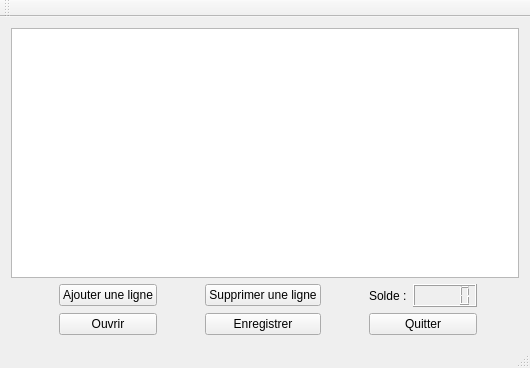
<?xml version="1.0" encoding="UTF-8"?>
<ui version="4.0">
 <class>Accounting</class>
 <widget class="QMainWindow" name="Accounting">
  <property name="geometry">
   <rect>
    <x>0</x>
    <y>0</y>
    <width>530</width>
    <height>368</height>
   </rect>
  </property>
  <property name="windowTitle">
   <string>Accounting</string>
  </property>
  <widget class="QWidget" name="centralWidget">
   <layout class="QVBoxLayout" name="verticalLayout">
    <item>
     <layout class="QGridLayout" name="gridLayout">
      <item row="3" column="5">
       <spacer name="horizontalSpacer_3">
        <property name="orientation">
         <enum>Qt::Horizontal</enum>
        </property>
        <property name="sizeHint" stdset="0">
         <size>
          <width>40</width>
          <height>20</height>
         </size>
        </property>
       </spacer>
      </item>
      <item row="2" column="2">
       <widget class="QPushButton" name="addLine">
        <property name="text">
         <string>Ajouter une ligne</string>
        </property>
       </widget>
      </item>
      <item row="3" column="2">
       <widget class="QPushButton" name="open">
        <property name="text">
         <string>Ouvrir</string>
        </property>
       </widget>
      </item>
      <item row="2" column="4">
       <widget class="QPushButton" name="deleteLine">
        <property name="text">
         <string>Supprimer une ligne</string>
        </property>
       </widget>
      </item>
      <item row="3" column="1">
       <spacer name="horizontalSpacer">
        <property name="orientation">
         <enum>Qt::Horizontal</enum>
        </property>
        <property name="sizeHint" stdset="0">
         <size>
          <width>40</width>
          <height>20</height>
         </size>
        </property>
       </spacer>
      </item>
      <item row="3" column="8">
       <spacer name="horizontalSpacer_4">
        <property name="orientation">
         <enum>Qt::Horizontal</enum>
        </property>
        <property name="sizeHint" stdset="0">
         <size>
          <width>40</width>
          <height>20</height>
         </size>
        </property>
       </spacer>
      </item>
      <item row="3" column="4">
       <widget class="QPushButton" name="save">
        <property name="text">
         <string>Enregistrer</string>
        </property>
       </widget>
      </item>
      <item row="2" column="7">
       <widget class="QLCDNumber" name="sold"/>
      </item>
      <item row="3" column="3">
       <spacer name="horizontalSpacer_2">
        <property name="orientation">
         <enum>Qt::Horizontal</enum>
        </property>
        <property name="sizeHint" stdset="0">
         <size>
          <width>40</width>
          <height>20</height>
         </size>
        </property>
       </spacer>
      </item>
      <item row="2" column="6">
       <widget class="QLabel" name="label">
        <property name="text">
         <string>Solde :</string>
        </property>
       </widget>
      </item>
      <item row="2" column="1">
       <spacer name="horizontalSpacer_5">
        <property name="orientation">
         <enum>Qt::Horizontal</enum>
        </property>
        <property name="sizeHint" stdset="0">
         <size>
          <width>40</width>
          <height>20</height>
         </size>
        </property>
       </spacer>
      </item>
      <item row="2" column="3">
       <spacer name="horizontalSpacer_6">
        <property name="orientation">
         <enum>Qt::Horizontal</enum>
        </property>
        <property name="sizeHint" stdset="0">
         <size>
          <width>40</width>
          <height>20</height>
         </size>
        </property>
       </spacer>
      </item>
      <item row="2" column="5">
       <spacer name="horizontalSpacer_7">
        <property name="orientation">
         <enum>Qt::Horizontal</enum>
        </property>
        <property name="sizeHint" stdset="0">
         <size>
          <width>40</width>
          <height>20</height>
         </size>
        </property>
       </spacer>
      </item>
      <item row="2" column="8">
       <spacer name="horizontalSpacer_8">
        <property name="orientation">
         <enum>Qt::Horizontal</enum>
        </property>
        <property name="sizeHint" stdset="0">
         <size>
          <width>40</width>
          <height>20</height>
         </size>
        </property>
       </spacer>
      </item>
      <item row="0" column="0" colspan="9">
       <widget class="QTableWidget" name="table"/>
      </item>
      <item row="3" column="6" colspan="2">
       <widget class="QPushButton" name="quit">
        <property name="text">
         <string>Quitter</string>
        </property>
       </widget>
      </item>
     </layout>
    </item>
   </layout>
  </widget>
  <widget class="QMenuBar" name="menuBar">
   <property name="geometry">
    <rect>
     <x>0</x>
     <y>0</y>
     <width>530</width>
     <height>22</height>
    </rect>
   </property>
  </widget>
  <widget class="QToolBar" name="mainToolBar">
   <attribute name="toolBarArea">
    <enum>TopToolBarArea</enum>
   </attribute>
   <attribute name="toolBarBreak">
    <bool>false</bool>
   </attribute>
  </widget>
  <widget class="QStatusBar" name="statusBar"/>
 </widget>
 <layoutdefault spacing="6" margin="11"/>
 <resources/>
 <connections/>
</ui>
